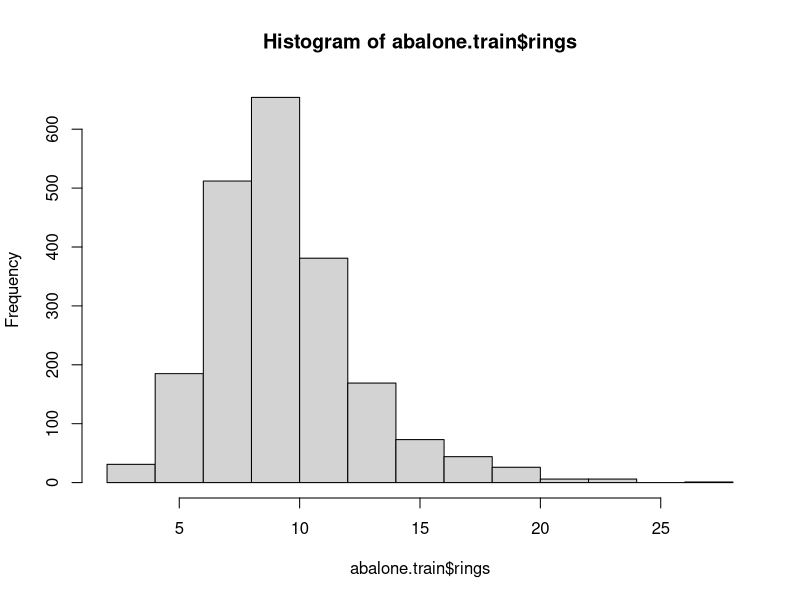
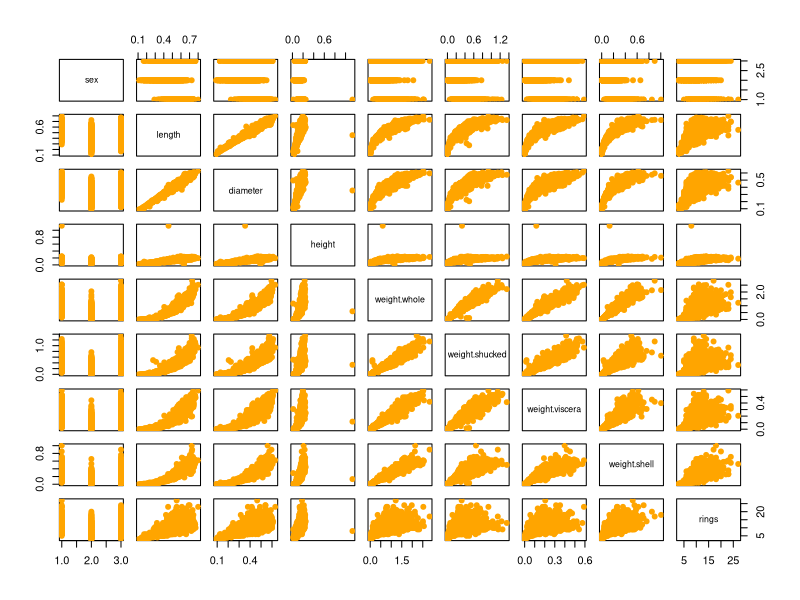
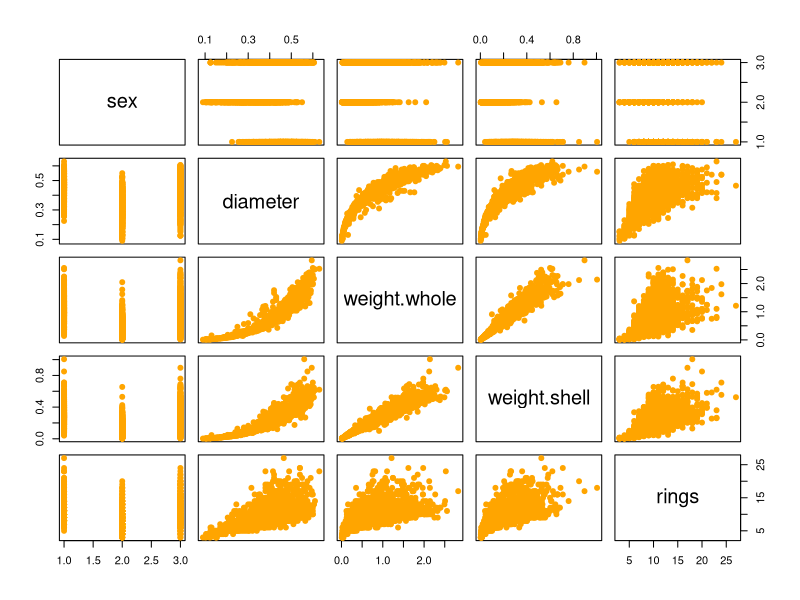
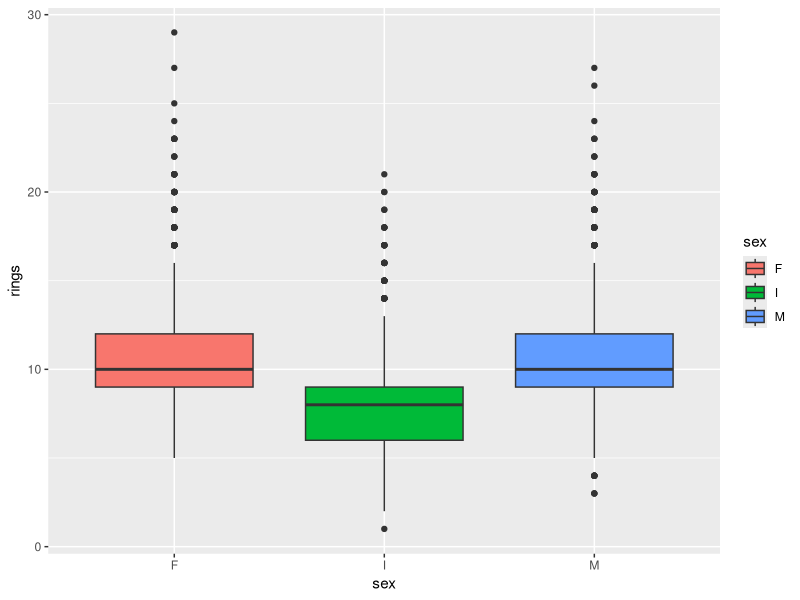
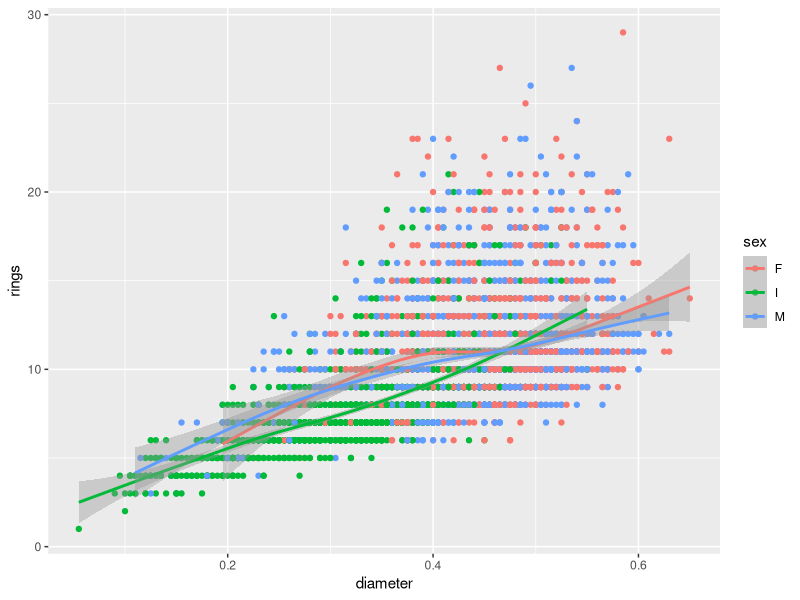
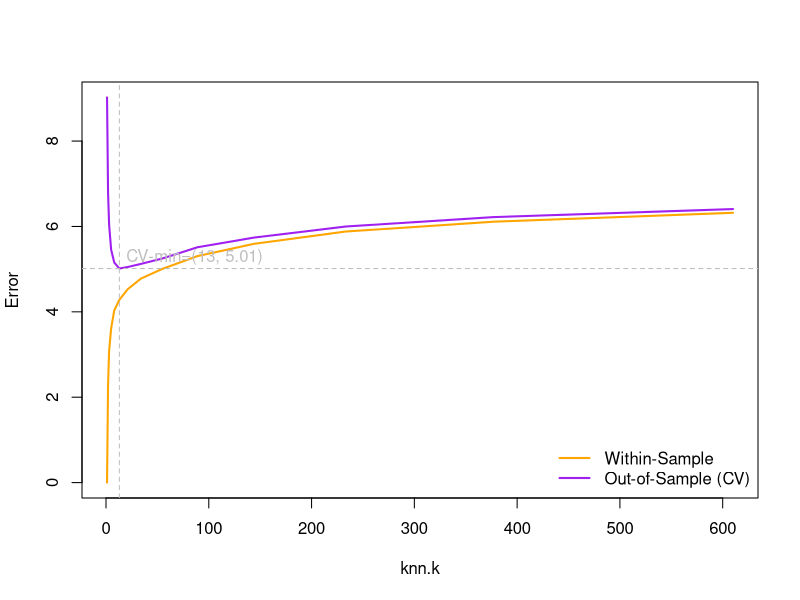
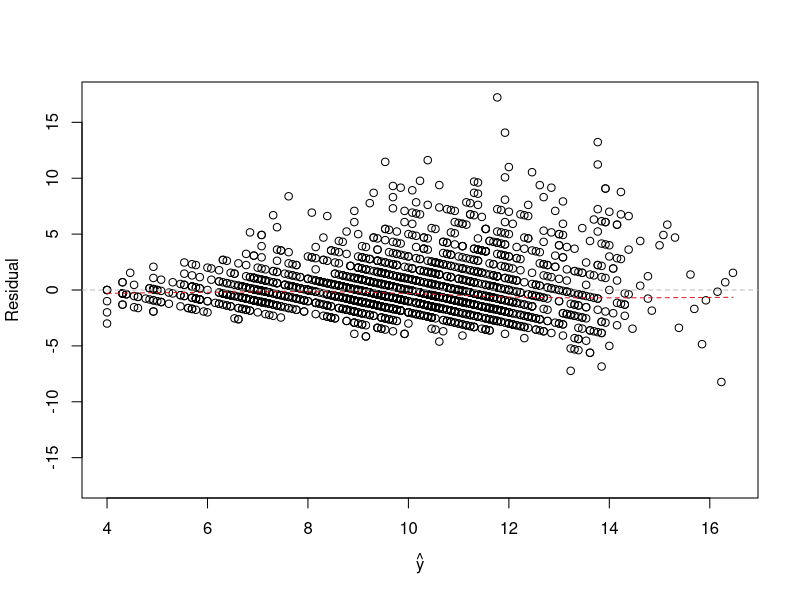
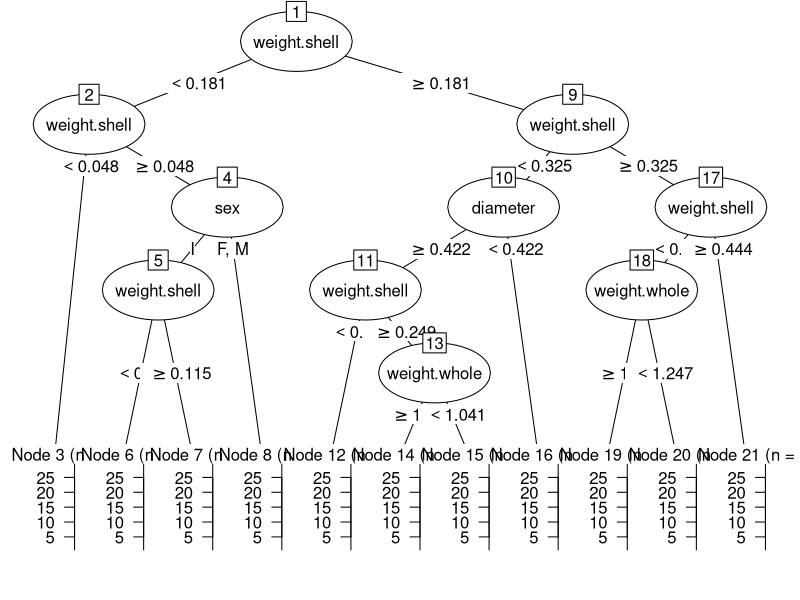

Reproduce these figures in R, in order.
## ---- chunk 1
knitr::opts_chunk$set(echo = TRUE)
#.libPaths("H:/R")
library(ggplot2)
library(rpart)
library(partykit)
## ---- chunk 2
abalone <- read.csv("abalone.csv")
f <- rings~.
## ---- chunk 3
train.idx <- sample(nrow(abalone), 0.5*nrow(abalone))
abalone.train <- abalone[train.idx, ]
abalone.test  <- abalone[-train.idx, ] ## note the negative indexing to REMOVE instances!
## ---- chunk 4
 summary(abalone.train)
## ---- chunk 5
hist(abalone.train$rings)
## ---- chunk 6
 cor(abalone.train[, -1])
## ---- chunk 7
plot(abalone.train, pch=19, col="orange")
## ---- chunk 8
abalone.train$length <- NULL
abalone.train$height <- NULL
abalone.train$weight.shucked <- NULL
abalone.train$weight.viscera <- NULL

abalone.test$length <- NULL
abalone.test$height <- NULL
abalone.test$weight.shucked <- NULL
abalone.test$weight.viscera <- NULL
## ---- chunk 9
 summary(abalone.train)
## ---- chunk 10
 cor(abalone.train[, -1])
## ---- chunk 11
plot(abalone.train, pch=19, col="orange")
## ---- chunk 12
qplot(sex, rings,
      data = abalone,
      geom = "boxplot",
      fill = sex)
## ---- chunk 13
qplot(diameter, rings, 
      data = abalone, 
      color = sex)  +
  geom_smooth()
## ---- chunk 14
MSE <- function(y, yhat) mean((y - yhat)^2)

RSQ <- function(y, yhat) 1 - sum((y - yhat)^2) / sum((y - mean(y))^2)
## ---- chunk 15
knn <- function(f, data, k=1) {
  known.X <- scale(model.matrix(f, data)[, -1])
  known.y <- model.response(model.frame(f, data))
  
  structure(list(k=k, f=f, known.X=known.X, known.y=known.y), class="knn")
}

predict.knn <- function(knn, newdata) {
  if (class(knn) != "knn") stop("Supplied model was not a k-Nearest Neighbour object")
  
  known.X <- knn$known.X
  known.y <- knn$known.y
  
  X <- scale(model.matrix(knn$f, newdata)[, -1], 
             scale=attr(known.X, "scaled:scale"), 
             center=attr(known.X, "scaled:center"))
  
  k.nearest <- matrix(apply(X, 1, function(X.i, known.X, known.y, k) {
    d <- rowSums(sweep(known.X, 2, X.i)^2)
    known.y[head(order(d), k)]
  }, known.X=known.X, known.y=known.y, k=knn$k), nrow=knn$k)
  
  if (is.factor(known.y)) {
    factor(apply(k.nearest, 2, function(neighbours) {
      t <- table(neighbours)
      names(t[which.max(t)])
    }), levels=levels(known.y), ordered=is.ordered(known.y))
  } else if (is.character(known.y)) {
    apply(k.nearest, 2, function(neighbours) {
      t <- table(neighbours)
      names(t[which.max(t)])
    })
  } else {
    colMeans(k.nearest)
  }
}
## ---- chunk 16

evaluate.knn <- function(f, train, test, error, k) {
  mdl <- knn(f, train, k)
  
  ## extract the known outcomes from the test set
  y <- model.response(model.frame(f, test))
  
  ## obtain the model predictions on the test data
  yhat <- predict(mdl, test)
  
  ## returns the error of the predictions (e.g., MSE)
  error(y, yhat)
}

##honest estimation

evaluate.knn.cv <- function(f, data, K, folds, error, knn.k) {
  mean(sapply(seq(K), function(k) {
    leave.in <- data[folds != k, ] ## data not in our current fold
    hold.out <- data[folds == k, ] ## data in our current fold
    
    evaluate.knn(f, leave.in, hold.out, error, knn.k)
  }))
}

K <- 10
folds <- sample(rep(seq(K), length.out=nrow(abalone.train)))

knn.k <- c(1, 2,3	,5,	8,	13,	21,	34,	55,	89,	144,	233,	377,	610)
wse <- rep(NA, length(knn.k))
cve <- rep(NA, length(knn.k))
for (j in seq_along(knn.k)) {
  wse[j] <- evaluate.knn(f, abalone.train, abalone.train, MSE, knn.k[j])
  cve[j] <- evaluate.knn.cv(f, abalone.train, K, folds, MSE, knn.k[j])
  cat(".")
}
cat("\n")
## ---- chunk 17
plot(knn.k, wse, type="l", lwd=2, col="orange", ylab="Error", ylim=range(c(0, wse, cve)))
lines(knn.k, cve, lwd=2, col="purple")
abline(h=min(cve), lty=2, col="gray")
abline(v=knn.k[which.min(cve)], lty=2, col="gray")
text(knn.k[which.min(cve)], min(cve), sprintf("CV-min=(%d, %.2f)", knn.k[which.min(cve)], min(cve)), col="gray", adj=c(-0.05, -0.5))
legend("bottomright", c("Within-Sample", "Out-of-Sample (CV)"), col=c("orange", "purple"), lwd=2, bty="n")

## ---- chunk 18
k.selected <- knn.k[which.min(cve)]
knn.mdl <- knn(f, abalone.train, k.selected)
yhat.knn <- predict(knn.mdl, abalone.test)

## ---- chunk 19
print(MSE(abalone.test$rings, yhat.knn))
print(RSQ(abalone.test$rings, yhat.knn))
## ---- chunk 20
abalone.lm <- lm(f, abalone.train)
yhat.lm <- predict(abalone.lm, abalone.test)

## ---- chunk 21
print(MSE(abalone.test$rings, yhat.lm))
print(RSQ(abalone.test$rings, yhat.lm))

## ---- chunk 22
summary(abalone.lm)

## ---- chunk 23
fitted.residuals.plot <- function(y, yhat, 
                                  main=NULL, 
                                  xlim=NULL, xlab=expression(hat(y)),
                                  ylim=NULL, ylab="Residual",
                                  ...) {
  resid <- y - yhat
  
  if (is.null(ylim)) {
    r <- max(abs(range(resid)))
    ylim <- c(-r, r)
  }
  
  plot(yhat, resid, 
       xlim=xlim, xlab=xlab, 
       ylim=ylim, ylab=ylab, 
       main=main, ...)
  
  lines(lowess(yhat, resid), col="#ce2227", lty=2)
  
  abline(h=0, lty=2, col="gray")
}
## ---- chunk 24
fitted.residuals.plot(abalone.test$rings, yhat.knn)
## ---- chunk 25

single.tree <- as.party(rpart(f, abalone.train, cp=0, xval=0, minsplit=350, minbucket = 134))
plot(single.tree)
print(single.tree)
